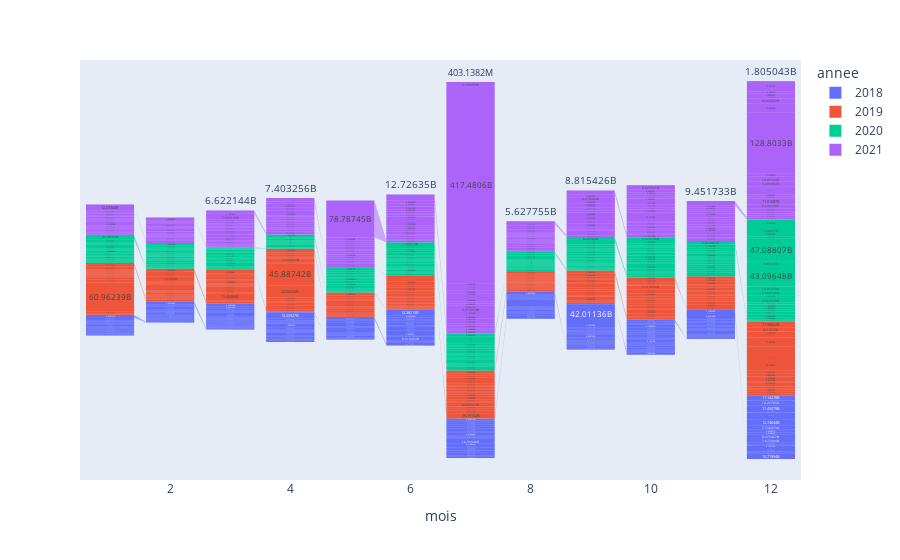

The code cell stored with this chart in its notebook:
### Code cell
#Les valeurs foncieres par annee et mois
fig = px.funnel(rep1, y='Valeur fonciere', x='mois', color='annee')
fig.show()

### Figure 1 — Plotly figure (JSON) as saved in the notebook; plotly's stock layout.template omitted (floating-point values rounded to 4 significant figures; data arrays with more than 128 entries replaced by an {"elided": "..."} marker saying what was removed)
{"data": [{"hovertemplate": "annee=2018<br>mois=%{x}<br>Valeur fonciere=%{y}<extra></extra>", "legendgroup": "2018", "marker": {"color": "#636efa"}, "name": "2018", "orientation": "v", "showlegend": true, "type": "funnel", "x": {"elided": "364 int values"}, "xaxis": "x", "y": {"elided": "364 float values"}, "yaxis": "y"}, {"hovertemplate": "annee=2019<br>mois=%{x}<br>Valeur fonciere=%{y}<extra></extra>", "legendgroup": "2019", "marker": {"color": "#EF553B"}, "name": "2019", "orientation": "v", "showlegend": true, "type": "funnel", "x": {"elided": "365 int values"}, "xaxis": "x", "y": {"elided": "365 float values"}, "yaxis": "y"}, {"hovertemplate": "annee=2020<br>mois=%{x}<br>Valeur fonciere=%{y}<extra></extra>", "legendgroup": "2020", "marker": {"color": "#00cc96"}, "name": "2020", "orientation": "v", "showlegend": true, "type": "funnel", "x": {"elided": "363 int values"}, "xaxis": "x", "y": {"elided": "363 float values"}, "yaxis": "y"}, {"hovertemplate": "annee=2021<br>mois=%{x}<br>Valeur fonciere=%{y}<extra></extra>", "legendgroup": "2021", "marker": {"color": "#ab63fa"}, "name": "2021", "orientation": "v", "showlegend": true, "type": "funnel", "x": {"elided": "365 int values"}, "xaxis": "x", "y": {"elided": "365 float values"}, "yaxis": "y"}], "layout": {"legend": {"title": {"text": "annee"}, "tracegroupgap": 0}, "margin": {"t": 60}, "xaxis": {"anchor": "y", "domain": [0, 1], "title": {"text": "mois"}}, "yaxis": {"anchor": "x", "domain": [0, 1], "title": {"text": "Valeur fonciere"}}}}
